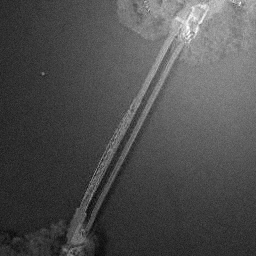
#> input picture src/output_degraded.png, 256 x 256 px
$ python pabg.py   (older library calls are emulated)
#> lines starting #> are read from the running program, lines starting #| are printed output that depends on the picture
### src/Algo2.py
#!/usr/bin/env python3
"""
Algo2.py

Corrected implementation of BFBSF+ and BFBSF (progressive bilateral-filter + Bézier-surface fitting)
with the following important fixes:
 - use skimage.restoration.denoise_bilateral to avoid unit mismatch for sigma_color
 - stabilize Bézier least-squares with Tikhonov (ridge) regularization
 - ensure enough Bézier sampling or lower degree to avoid underdetermined fits
 - improved HOG image regularizer: compute mean HOG vector across 4 blocks and sum squared deviations
 - weight orientation votes in R_bias by gradient magnitude
 - avoid confusing variable names and minor logic bugs

Functions:
 - bfbsf_plus(z, ...)  # full algorithm (research: re-search BF params each iter)
 - bfbsf(z, ...)       # faster algorithm (search once)
 - utility functions: bilateral_filter_img, R_bias, R_image_hog, fit_bezier_surface, etc.

Author: Sivakavin
"""

from typing import Tuple, List, Optional
import numpy as np
from skimage.restoration import denoise_bilateral
from skimage.feature import hog
import cv2
from tqdm import trange
import math

# -------------------------
# Utility functions
# -------------------------
def bilateral_filter_img(img: np.ndarray, sigma_space: float, sigma_color: float) -> np.ndarray:
    """
    Bilateral filtering using skimage (works on float images in [0,1]).
    - img: 2D float image in [0,1] (if not, we convert)
    - sigma_space: spatial sigma in pixels
    - sigma_color: radiometric sigma in intensity units (0..1)
    Returns filtered image (float in [0,1]).
    """
#> called with sigma_space = 8, sigma_color = 0.05
    # convert to float [0,1] if necessary
    if img.dtype == np.uint8:
        imgf = img.astype(np.float32) / 255.0
    else:
        imgf = img.astype(np.float32)
        # if values outside [0,1], normalize conservatively
        if imgf.min() < 0.0 or imgf.max() > 1.0:
            imgf = (imgf - imgf.min()) / (imgf.max() - imgf.min() + 1e-12)
    # skimage denoise_bilateral expects sigma_color in the same units as img (0..1)
    # sigma_spatial is in pixels
    try:
        res = denoise_bilateral(imgf, sigma_color=float(sigma_color), sigma_spatial=float(sigma_space),
                                multichannel=False)
    except Exception:
        # fallback: if denoise_bilateral fails for some reason, use OpenCV scaled approach
        img8 = np.clip(imgf * 255.0, 0, 255).astype(np.uint8)
        sigma_color_cv = float(sigma_color) * 255.0
        diameter = int(max(3, 2 * math.ceil(2 * sigma_space) + 1))
        res8 = cv2.bilateralFilter(img8, diameter, sigma_color_cv, sigma_space)
        res = res8.astype(np.float32) / 255.0
    return res.astype(np.float32)

# [239 lines left out: functions gradient_and_orientation, R_bias, R_image_hog, bernstein, bezier_basis_matrix, fit_bezier_surface and 4 more, not called in this run]

# -------------------------
# Example usage / quick smoke test
# -------------------------
# [47 lines that do not run on import are left out]

### src/pabg.py
#!/usr/bin/env python3
"""
pabr.py

Physics-Aware Bias Recovery (PABR) prototype.
Minimizes:
  J(b) = 0.5 * || z - f - b ||_2^2  + 0.5 * lambda_pde * || Lap(b) + h * (b - T_air) ||_2^2  + 0.5 * lambda_smooth * ||grad b||_2^2

This prototype uses simple finite-difference Laplacian and gradient-descent optimization to find b.
It aims to demonstrate the physics-informed penalty (PDE residual) in the optimization.

Usage:
    python pabr.py
"""
from typing import Tuple, Dict
import numpy as np
from scipy.ndimage import laplace, gaussian_filter
import os

def pabr_correct(z: np.ndarray, f_init: np.ndarray, params: Dict) -> Tuple[np.ndarray, np.ndarray]:
    """
    z: degraded image
    f_init: initial latent image estimate (can be z or a prior)
    params: dictionary of hyperparameters
    Returns: corrected image f_corr and estimated bias b_hat
    """
    z = z.astype(np.float32)
    f = f_init.astype(np.float32)
    # initialize bias estimate using bilateral-like smoothing (falls back to gaussian)
    sigma_space = params.get('sigma_space', 8.0)
    try:
        from Algo2 import bilateral_filter_img
        b = bilateral_filter_img(z, sigma_space=sigma_space, sigma_color=params.get('sigma_color', 0.05)).astype(np.float32)
    except Exception:
        b = gaussian_filter(z, sigma=sigma_space).astype(np.float32)

    lambda_pde = float(params.get('lambda_pde', 1.0))
    h = float(params.get('h', 0.02))
    T_air = float(params.get('T_air', 0.0))
    lambda_smooth = float(params.get('lambda_smooth', 0.01))
    lr = float(params.get('lr', 0.2))
    n_iter = int(params.get('n_iter', 200))

    # gradient descent on b
    for it in range(n_iter):
        # data residual derivative wrt b
        data_res = (b + f) - z  # gradient: b+f - z
        # PDE residual: Lap(b) + h*(b - T_air)
        lapb = laplace(b)
        pde_res = lapb + h * (b - T_air)
        # gradient of PDE penalty wrt b approximated by Lap^T(pde_res) + h * pde_res
        # since discrete Laplacian is symmetric (approx), Lap^T == Lap
        grad_pde = 2.0 * lambda_pde * (laplace(pde_res) + h * pde_res)
        # smoothness gradient approximated using Laplacian (negative divergence of gradient)
        grad_smooth = 2.0 * lambda_smooth * (-lapb)
        # total gradient
        grad_total = 2.0 * data_res + grad_pde + grad_smooth

        # update
        b = b - lr * grad_total
        # keep b in reasonable numeric range to avoid blow-up in practice
        b = np.clip(b, -1.0, 1.0)

        # adaptive LR schedule (simple)
        if (it + 1) % 50 == 0:
            lr *= 0.8
#> this loop made 200 passes
#> pass 1, in pabr_correct, `lapb = laplace(b)`:
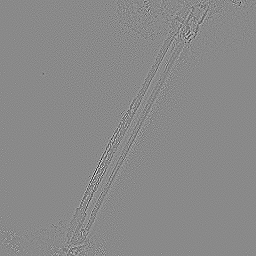
#> lapb: shape (256, 256) float32; min -0.959, max 0.817, mean -2.73e-12; drawn with min black and max white
#> pass 1, in pabr_correct, `grad_pde = 2.0 * lambda_pde * (laplace(pde_res) + h * pde_res)`:
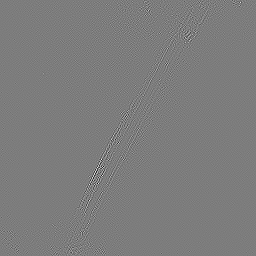
#> grad_pde: shape (256, 256) float32; min -46.52, max 48.39, mean 0; drawn with min black and max white
#> after the loop:
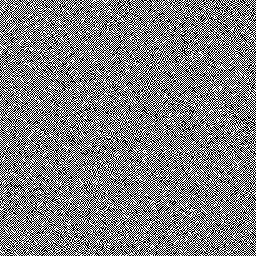
#> b: shape (256, 256) float32; values -1 (black) and 1 (white), 49.9% white in thin lines or dots
#> after the loop:
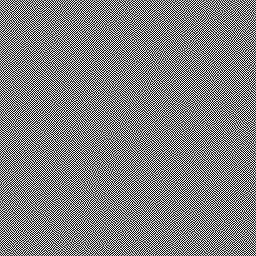
#> pde_res: shape (256, 256) float32; min -7.98, max 7.98, mean 4.33e-05; drawn with min black and max white
#> after the loop, lr = 0.0819

    f_corr = f - b
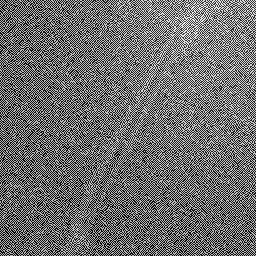
#> f_corr: shape (256, 256) float32; min -0.973, max 2, mean 0.311; drawn with min black and max white
    return f_corr, b


def default_params():
    return {
        'sigma_space': 8.0,
        'sigma_color': 0.05,
        'lambda_pde': 5.0,
        'h': 0.02,
        'T_air': 0.0,
        'lambda_smooth': 0.01,
        'lr': 0.2,
        'n_iter': 200
    }


if __name__ == "__main__":
    import matplotlib.pyplot as plt
    from skimage import io, img_as_float
    import numpy as np

    path = "output_degraded.png"
    if not os.path.exists(path):
        I = np.zeros((256, 256), dtype=np.float32)
        cx, cy = 64, 64
        xv, yv = np.meshgrid(np.arange(256), np.arange(256))
        r2 = (xv - cx) ** 2 + (yv - cy) ** 2
        I += 0.5 * np.exp(-r2 / (2 * (24 ** 2)))
        I += 0.3 * (np.sin(xv / 10.0) * np.cos(yv / 14.0)).astype(np.float32)
        I = np.clip(I, 0.0, 1.0)
    else:
        I = img_as_float(io.imread(path, as_gray=True)).astype(np.float32)
        I = np.clip(I, 0, 1)

    f_init = I.copy()
    params = default_params()
    f_corr, b_hat = pabr_correct(I, f_init, params)

    plt.figure(figsize=(10, 4))
    plt.subplot(1, 3, 1); plt.title("Original degraded"); plt.imshow(I, cmap='gray'); plt.axis('off')
    plt.subplot(1, 3, 2); plt.title("PABR corrected"); plt.imshow(np.clip(f_corr, 0, 1), cmap='gray'); plt.axis('off')
    plt.subplot(1, 3, 3); plt.title("Estimated bias (b_hat)"); plt.imshow(b_hat, cmap='gray'); plt.axis('off')
    plt.show()
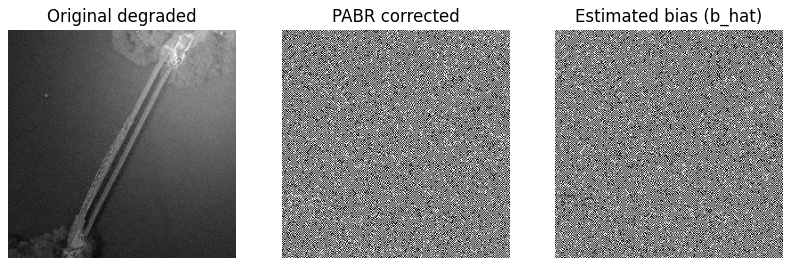
#> figure drawn by matplotlib, 3 panels
